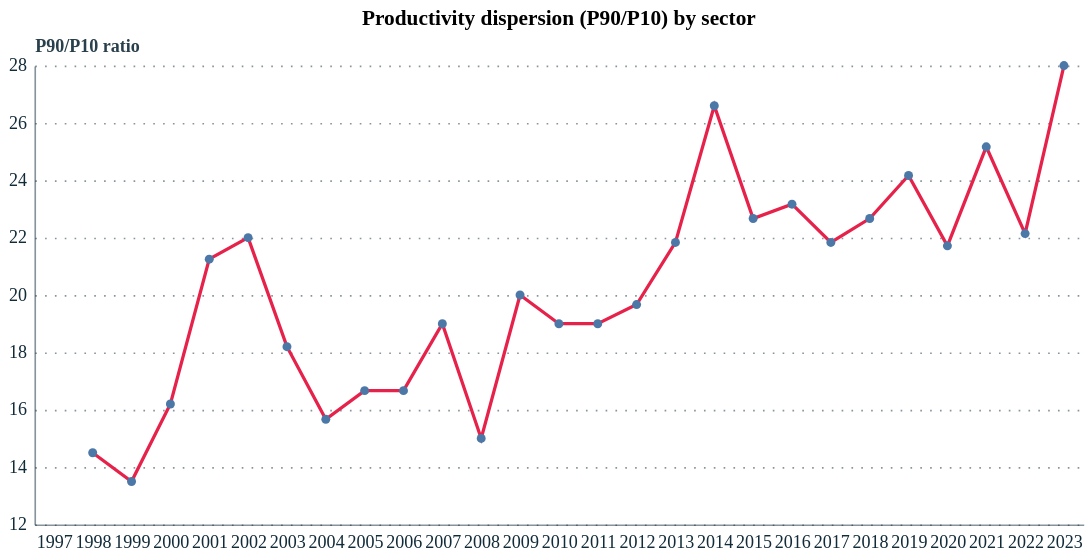

The notebook cell saved with this chart:
### Code cell
# P90/P10 dispersion over time by sector (interactive)
sec_sel6 = alt.binding_select(options=SECTORS, name='Sector: ')
sec_par6 = alt.selection_point(fields=['category'], bind=sec_sel6, value=SECTORS[0])

alt.Chart(prod_s).mark_line(point=True, strokeWidth=2, color=pallete['nominal_2']).encode(
    x=alt.X('year:O', title=''),
    y=alt.Y('p90_p10:Q', title='P90/P10 ratio', scale=alt.Scale(zero=False)),
    tooltip=['year:O', 'category:N', alt.Tooltip('p90_p10:Q', format='.1f')]
).add_params(sec_par6).transform_filter(sec_par6
).properties(title='Productivity dispersion (P90/P10) by sector', width=640, height=280)

### Figure 1 — Vega-Lite specification as saved in the notebook (floating-point values rounded to 4 significant figures; data arrays with more than 128 entries replaced by an {"elided": "..."} marker saying what was removed)
{"config": {"font": "Circular Std", "mark": {"line": {"interpolate": "linear"}}, "view": {"stroke": "transparent", "width": 400, "height": 300}, "range": {"category": ["#179fdb", "#e6224b", "#f4c245", "#122b39", "#eb5c2e", "#36b7b4"], "diverging": ["#E6224B", "#E54753", "#C9C9C9", "#179FDB", "#122B39"], "heatmap": ["#C9C9C9", "#179FDB", "#0063AF", "#122B39"], "ordinal": ["#00A767", "#36B7B4", "#179FDB", "#0063AF", "#243B5A"]}, "axisX": {"labelColor": "#122b39", "tickColor": "#122b39", "domainColor": "#122b39", "domainOpacity": 0.5, "gridOpacity": 0, "labelFont": "Circular Std", "labelAngle": 0, "labelAlign": "center", "labelFontSize": 11, "labelPadding": 5, "tickCount": 10, "tickSize": 0, "title": ""}, "axisY": {"labelColor": "#122b39", "labelFont": "Circular Std", "tickColor": "#122b39", "domainColor": "#122b39", "gridColor": "#122b39", "gridDash": [1, 5], "gridOpacity": 0.5, "labelPadding": 5, "labelFontSize": 11, "domainOpacity": 0.5, "tickSize": 0, "title": null, "titleAlign": "left", "titleAngle": 0, "titleBaseline": "bottom", "titleColor": "#122b39", "titleOpacity": 0.9, "titleX": 0, "titleY": -7}}, "data": {"name": "data-25e688e80e56262b50c5cf35d15ea3bf"}, "mark": {"type": "line", "color": "#e6224b", "point": true, "strokeWidth": 2}, "encoding": {"tooltip": [{"field": "year", "type": "ordinal"}, {"field": "category", "type": "nominal"}, {"field": "p90_p10", "format": ".1f", "type": "quantitative"}], "x": {"field": "year", "title": "", "type": "ordinal"}, "y": {"field": "p90_p10", "scale": {"zero": false}, "title": "P90/P10 ratio", "type": "quantitative"}}, "height": 280, "params": [{"name": "param_6", "select": {"type": "point", "fields": ["category"]}, "bind": {"input": "select", "options": ["Agriculture", "Business Support Services", "Construction", "Hospitality", "IT & Computer Services", "Manufacturing", "Other Information Services", "Other Primary Industries", "Other Services", "Professional Services", "Retail Trade", "Social care", "Transport & Logistics", "Utilities", "Wholesale Trade"], "name": "Sector: "}, "value": "Agriculture"}], "title": "Productivity dispersion (P90/P10) by sector", "transform": [{"filter": {"param": "param_6"}}], "width": 640, "$schema": "https://vega.github.io/schema/vega-lite/v5.20.1.json", "datasets": {"data-25e688e80e56262b50c5cf35d15ea3bf": {"elided": "405 records"}}}
